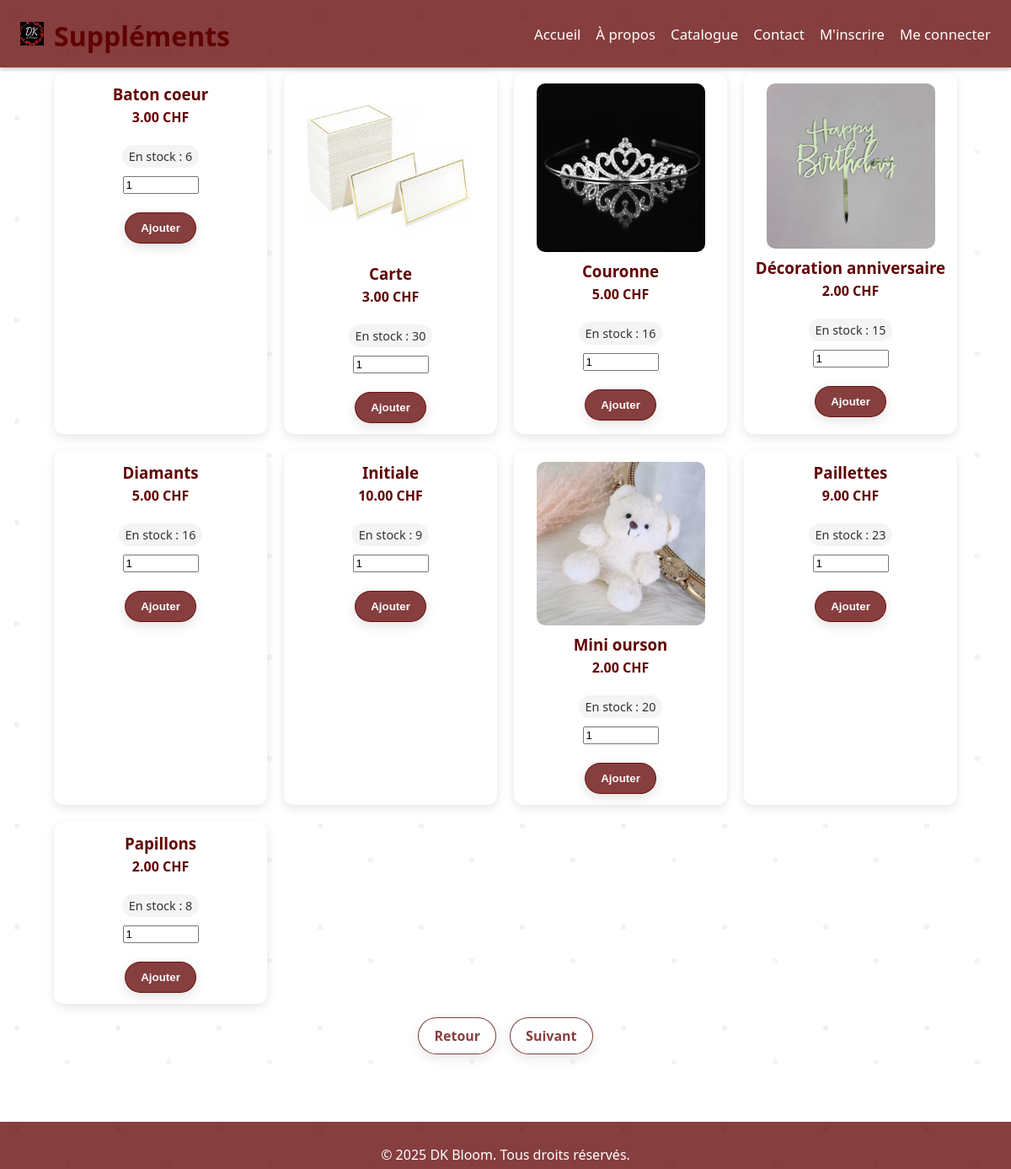
The page /pages/interface_supplement.php on the database its author committed.
### tables this page shows
CREATE TABLE `SUPPLEMENT` (
                              `SUP_ID` bigint(20) NOT NULL,
                              `SUP_NOM` varchar(190) NOT NULL,
                              `SUP_DESCRIPTION` text DEFAULT NULL,
                              `SUP_PRIX_UNITAIRE` decimal(12,2) NOT NULL,
                              `SUP_QTE_STOCK` int(11) NOT NULL DEFAULT 0,
                              `SUP_IMG` varchar(50) DEFAULT NULL,
                              `SUP_ACTIF` tinyint(1) NOT NULL DEFAULT 1 COMMENT '1=actif,0=inactif'
);

### pages/interface_supplement.php (the view, shortened to what this page needs)
<?php
$dir  = rtrim(dirname($_SERVER['PHP_SELF'] ?? $_SERVER['SCRIPT_NAME']), '/\\');
$BASE = ($dir === '' || $dir === '.') ? '/' : $dir . '/';
$pdo = require __DIR__ . '/../database/config/connexionBDD.php';
$sql = "SELECT SUP_ID, SUP_NOM, SUP_PRIX_UNITAIRE AS PRICE, COALESCE(SUP_QTE_STOCK,0) AS STOCK
        FROM SUPPLEMENT
        ORDER BY SUP_NOM";
$supps = $pdo->query($sql)->fetchAll(PDO::FETCH_ASSOC);
$legacyMap = [
    1=>'ours_blanc.PNG',
    2=>'happybirthday.PNG',
    3=>'papillon_doree.PNG',
    4=>'baton_coeur.PNG',
    5=>'diamant.PNG',
    6=>'couronne.PNG',
    7=>'paillette_argent.PNG',
    8=>'lettre.png',
    9=>'carte.PNG',
];
function resolveSuppImage(int $id, string $name, string $BASE, array $legacyMap): ?string {
    $fsRoot = __DIR__;
    $fs1 = $fsRoot . "/img/supplements/supp_{$id}.png";
    if (!empty($legacyMap[$id])) {
        $legacy = $legacyMap[$id];
        $fs2 = $fsRoot . "/img/" . $legacy;
        if (is_file($fs2)) return $BASE . "img/" . $legacy;
    }
    return null;
}
?>
<!DOCTYPE html>
<html lang="fr">
<head>
    <link rel="stylesheet" href="<?= $BASE ?>css/style_header_footer.css">
    <link rel="stylesheet" href="<?= $BASE ?>css/style.css">
    <link rel="stylesheet" href="<?= $BASE ?>css/style_catalogue.css">
</head>
<body>
<?php include __DIR__ . '/includes/header.php'; ?>
<main class="container catalogue-page" role="main">
    <h1 class="section-title">Suppléments</h1>
    <div id="supp-grid" class="catalogue" aria-label="Liste de suppléments">
        <?php foreach ($supps as $s):
            $id    = (int)$s['SUP_ID'];
            $name  = $s['SUP_NOM'];
            $price = (float)$s['PRICE'];
            $stock = (int)$s['STOCK'];
            $imgUrl = resolveSuppImage($id, $name, $BASE, $legacyMap);
            $disabled = $stock <= 0;
            ?>
            <div class="card product"
                 data-sup-id="<?= (int)$id ?>"
                 data-name="<?= htmlspecialchars($name, ENT_QUOTES, 'UTF-8') ?>"
                 data-price="<?= htmlspecialchars(number_format($price, 2, '.', ''), ENT_QUOTES, 'UTF-8') ?>"
                 data-stock="<?= (int)$stock ?>"
                 data-disabled="<?= $disabled ? '1' : '0' ?>">
            <?php if ($imgUrl): ?>
                    <img src="<?= htmlspecialchars($imgUrl) ?>"
                         alt="<?= htmlspecialchars($name) ?>"
                         loading="lazy">
                <?php endif; ?>
                <h3><?= htmlspecialchars($name) ?></h3>
                <p class="price"><?= number_format($price, 2, '.', '\'') ?> CHF</p>
                <span class="stock-badge <?= $disabled ? 'out':'' ?>" data-stock-badge>
                    <?= $disabled ? 'Rupture de stock' : ('En stock : '.$stock) ?>
                </span>
                <div class="qty-wrap">
                    <input id="qty-<?= $id ?>"
                           type="number"
                           class="qty"
                           name="qty"
                           min="1"
                           max="<?= max(1, $stock) ?>"
                           step="1"
                           value="1"
                           inputmode="numeric"
                        <?= $disabled ? 'disabled' : '' ?>>
                </div>
                <br>
                <button type="button" class="add-to-cart" data-add <?= $disabled ? 'disabled' : '' ?>>
                    Ajouter
                </button>
            </div>
        <?php endforeach; ?>
    </div>
    <?php
    $origin = $_GET['from'] ?? '';
    if ($origin === '') $origin = 'bouquet';
    $retour  = ($origin === 'fleur') ? $BASE . 'fleur.php' : $BASE . 'interface_catalogue_bouquet.php';
    $suivant = $BASE . 'interface_emballage.php?from=' . urlencode($origin);
    ?>
    <div class="nav-actions" style="text-align:center; margin:16px 0 24px;">
        <a href="<?= htmlspecialchars($retour) ?>" class="button">Retour</a>
        <a href="<?= htmlspecialchars($suivant) ?>" class="button">Suivant</a>
    </div>
</main>
<?php include __DIR__ . '/includes/footer.php'; ?>
</body>
</html>

### pages/css/style_header_footer.css (style rules this page uses)
:root { --brand: var(--accent, #7a0000); --container: 1200px; --header-h: 80px; }
* { box-sizing: border-box; }
html,body { height:100%; }
body { min-height:100%; display:flex; flex-direction:column; padding-top: var(--header-h); }
main { flex:1; }
.container { max-width: var(--container); margin-inline: auto; padding-inline: 16px; }

### pages/css/style.css (style rules this page uses)
:root { --bg: #ffffff; --paper: #ffffff; --ink: rgb(97, 2, 2); --muted: rgb(97, 2, 2); --accent: rgba(97, 2, 2, 0.76); --accent-2: rgb(159, 19, 19); --ring:#ffffff22; --radius:20px; --shadow:0 10px 30px rgba(0,0,0,.35); }
* { box-sizing: border-box; }

### pages/css/style_catalogue.css (style rules this page uses)
:root { --accent-ui: var(--brand, var(--accent, #8d0e0e)); --accent-ui-weak: color-mix(in srgb, var(--accent-ui) 78%, #000 22%); --card-min: 240px; }
.catalogue, #produit_bouquet, #emballage, #supp-grid { display: grid; grid-template-columns: repeat(auto-fit, minmax(var(--card-min), 1fr)); gap: 22px; justify-items: center; }
.catalogue .card.product, #produit_bouquet > *, #emballage > * { background: #fff; padding: 12px; border-radius: 12px; box-shadow: 0 4px 12px rgba(0,0,0,.1); text-align: center; width: 100%; max-width: 260px; }
.catalogue .card.product img, #produit_bouquet img, #emballage img { max-width: 200px; height: auto; display: block; margin: 0 auto 10px; border-radius: 10px; }
.price { font-weight: 600 }
.stock-badge { display: inline-block; margin-top: 6px; padding: 3px 8px; border-radius: 999px; font-size: .78rem; background: #eee; color: #333; }
.add-to-cart { display: inline-flex; align-items: center; justify-content: center; padding: 10px 18px; border-radius: 999px; font-weight: 700; background: var(--accent-ui); color: #fff; border: 1px solid var(--accent-ui); text-decoration: none; box-shadow: 0 4px 14px rgba(0,0,0,.12); transition: background .2s ease, transform .15s ease, box-shadow .15s ease; }
.nav-actions { display: flex; gap: 16px; justify-content: center; margin: 16px 0 24px; }
.nav-actions .button { display: inline-flex; align-items: center; justify-content: center; padding: 10px 18px; border-radius: 999px; font-weight: 700; background: #fff; color: var(--accent-ui); border: 1px solid var(--accent-ui); text-decoration: none; box-shadow: 0 4px 14px rgba(0,0,0,.10); transition: color .2s ease, background .2s ease, transform .15s ease, box-shadow .15s ease; }

### pages/interface_supplement.php (style rules this page uses)
#supp-grid { display:grid; gap:20px; justify-items:center; grid-template-columns: repeat(auto-fill, minmax(230px, 1fr)); }
.card.product { background:#fff; padding:12px; border-radius:12px; box-shadow:0 4px 12px rgba(0,0,0,.1); text-align:center; width:100%; max-width:260px; position:relative; }
.card.product img { display:block; margin:0 auto 8px; border-radius:8px; max-width:180px; height:auto; }
.stock-badge { margin:6px 0 8px; font-size:.9rem; padding:4px 8px; border-radius:999px; display:inline-block; background:#f4f4f5; color:#333; }
.qty { width:90px; }

### rows shown on the page
supplement: SUP_NOM "Baton coeur", stock "6"
supplement: shows a picture, SUP_NOM "Carte", stock "30"
supplement: shows a picture, SUP_NOM "Couronne", stock "16"
supplement: shows a picture, SUP_NOM "Décoration anniversaire", stock "15"
supplement: SUP_NOM "Diamants", stock "16"
supplement: SUP_NOM "Initiale", stock "9"
supplement: shows a picture, SUP_NOM "Mini ourson", stock "20", qty "1"
supplement: SUP_NOM "Paillettes", stock "23"
supplement: SUP_NOM "Papillons", stock "8"
